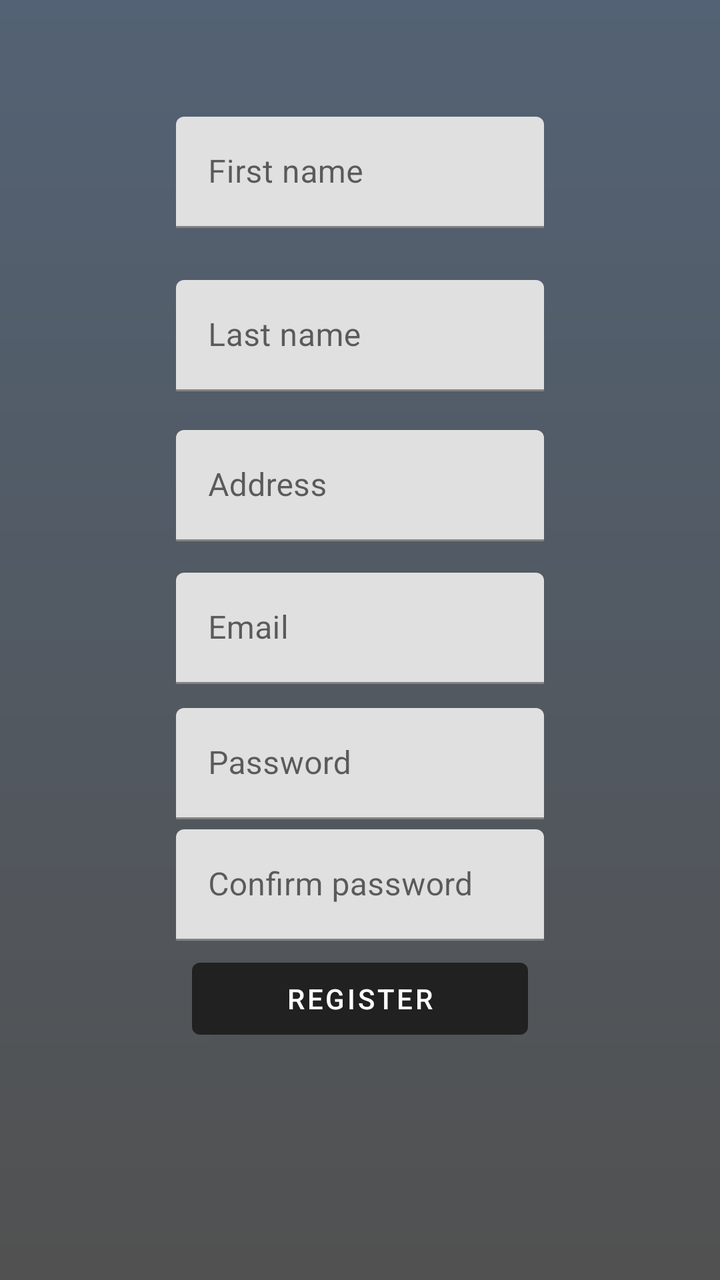
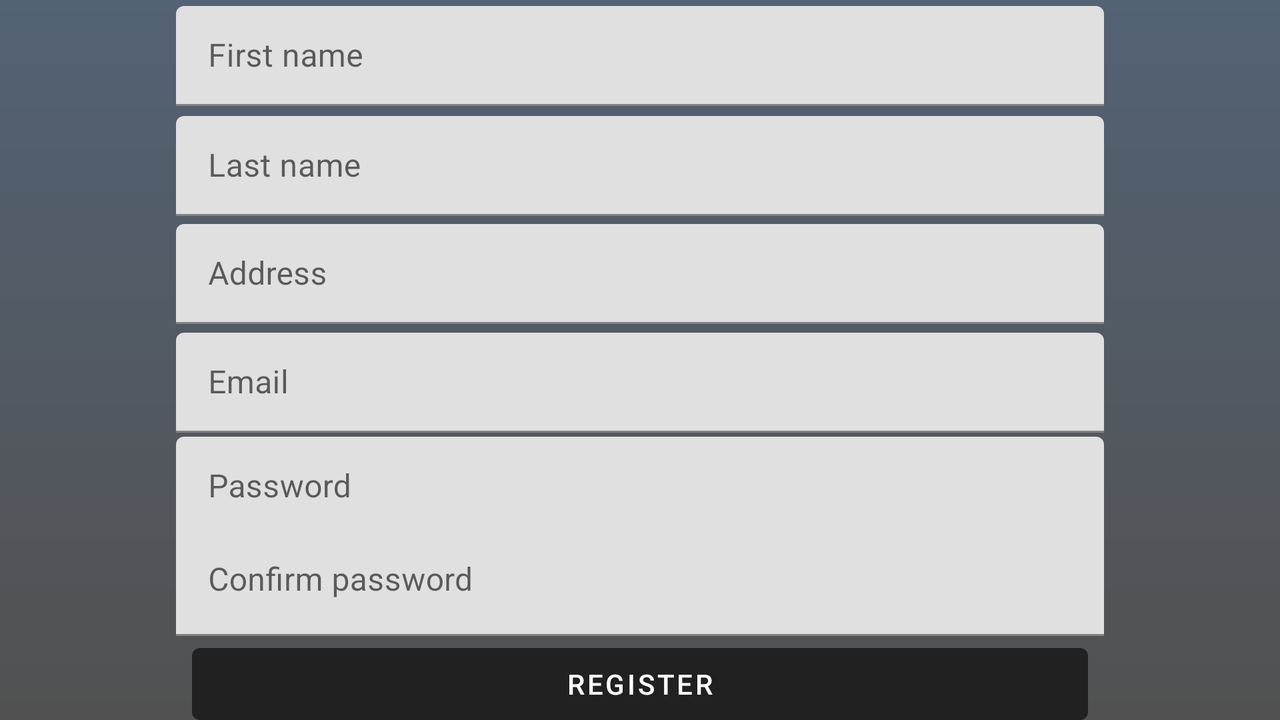

Two renders of one Android screen. The first uses the default layout on a phone; the second uses the alternative layout the repository ships for a different screen configuration, on a matching device. The two XML files are below.
<!-- AndroidManifest.xml: application theme Theme.CardProject -->
<!-- res/layout/fragment_register.xml -->
<?xml version="1.0" encoding="utf-8"?>
<androidx.constraintlayout.widget.ConstraintLayout xmlns:android="http://schemas.android.com/apk/res/android"
    xmlns:app="http://schemas.android.com/apk/res-auto"
    xmlns:tools="http://schemas.android.com/tools"
    android:layout_width="match_parent"
    android:layout_height="match_parent"
    android:background="@drawable/gradient_backgroud"
    tools:context=".ui.auth.RegisterFragment" >

    <com.google.android.material.textfield.TextInputLayout
        android:id="@+id/firstNameInputLayout"
        android:layout_width="0dp"
        android:layout_height="wrap_content"
        android:layout_marginStart="88dp"
        android:layout_marginEnd="88dp"
        app:boxBackgroundMode="filled"
        app:layout_constraintBottom_toBottomOf="parent"
        app:layout_constraintEnd_toEndOf="parent"
        app:layout_constraintHorizontal_bias="1.0"
        app:layout_constraintStart_toStartOf="parent"
        app:layout_constraintTop_toTopOf="parent"
        app:layout_constraintVertical_bias="0.100000024">

        <EditText
            android:id="@+id/registerFirstNameET"
            android:layout_width="match_parent"
            android:layout_height="wrap_content"
            android:layout_weight="1"
            android:ems="10"
            android:hint="@string/first_name"
            android:inputType="text" />
    </com.google.android.material.textfield.TextInputLayout>

    <com.google.android.material.textfield.TextInputLayout
        android:id="@+id/lastNameInputLayout"
        android:layout_width="0dp"
        android:layout_height="wrap_content"
        android:layout_marginStart="88dp"
        android:layout_marginEnd="88dp"
        app:boxBackgroundMode="filled"
        app:layout_constraintBottom_toBottomOf="parent"
        app:layout_constraintEnd_toEndOf="parent"
        app:layout_constraintHorizontal_bias="1.0"
        app:layout_constraintStart_toStartOf="parent"
        app:layout_constraintTop_toBottomOf="@+id/firstNameInputLayout"
        app:layout_constraintVertical_bias="0.055">

        <EditText
            android:id="@+id/registerLastNameET"
            android:layout_width="match_parent"
            android:layout_height="match_parent"
            android:layout_weight="1"
            android:ems="10"
            android:hint="@string/last_name"
            android:inputType="text" />
    </com.google.android.material.textfield.TextInputLayout>

    <com.google.android.material.textfield.TextInputLayout
        android:id="@+id/addressInputLayout"
        android:layout_width="0dp"
        android:layout_height="wrap_content"
        android:layout_marginStart="88dp"
        android:layout_marginEnd="88dp"
        app:boxBackgroundMode="filled"
        app:layout_constraintBottom_toBottomOf="parent"
        app:layout_constraintEnd_toEndOf="parent"
        app:layout_constraintStart_toStartOf="parent"
        app:layout_constraintTop_toBottomOf="@+id/lastNameInputLayout"
        app:layout_constraintVertical_bias="0.050000012">

        <EditText
            android:id="@+id/registerAddressET"
            android:layout_width="match_parent"
            android:layout_height="match_parent"
            android:layout_weight="1"
            android:ems="10"
            android:hint="@string/address"
            android:inputType="text" />
    </com.google.android.material.textfield.TextInputLayout>

    <com.google.android.material.textfield.TextInputLayout
        android:id="@+id/textInputLayout"
        android:layout_width="0dp"
        android:layout_height="wrap_content"
        android:layout_marginStart="88dp"
        android:layout_marginEnd="88dp"
        app:boxBackgroundMode="filled"
        app:layout_constraintBottom_toBottomOf="parent"
        app:layout_constraintEnd_toEndOf="parent"
        app:layout_constraintStart_toStartOf="parent"
        app:layout_constraintTop_toBottomOf="@+id/addressInputLayout"
        app:layout_constraintVertical_bias="0.050000012">

        <EditText
            android:id="@+id/registerEmailET"
            android:layout_width="match_parent"
            android:layout_height="match_parent"
            android:layout_weight="1"
            android:ems="10"
            android:hint="@string/email"
            android:inputType="textEmailAddress" />
    </com.google.android.material.textfield.TextInputLayout>

    <com.google.android.material.textfield.TextInputLayout
        android:id="@+id/textInputLayout3"
        android:layout_width="0dp"
        android:layout_height="wrap_content"
        android:layout_marginStart="88dp"
        android:layout_marginEnd="88dp"
        app:boxBackgroundMode="filled"
        app:layout_constraintBottom_toBottomOf="parent"
        app:layout_constraintEnd_toEndOf="parent"
        app:layout_constraintStart_toStartOf="parent"
        app:layout_constraintTop_toBottomOf="@+id/textInputLayout"
        app:layout_constraintVertical_bias="0.050000012">

        <EditText
            android:id="@+id/registerPasswordET"
            android:layout_width="match_parent"
            android:layout_height="match_parent"
            android:layout_weight="1"
            android:ems="10"
            android:hint="@string/password"
            android:inputType="textPassword" />
    </com.google.android.material.textfield.TextInputLayout>

    <Button
        android:id="@+id/registerBtn"
        android:layout_width="0dp"
        android:layout_height="wrap_content"
        android:layout_marginStart="96dp"
        android:layout_marginEnd="96dp"
        android:text="@string/register"
        app:layout_constraintBottom_toBottomOf="parent"
        app:layout_constraintEnd_toEndOf="parent"
        app:layout_constraintHorizontal_bias="0.0"
        app:layout_constraintStart_toStartOf="parent"
        app:layout_constraintTop_toBottomOf="@+id/textInputLayout3"
        app:layout_constraintVertical_bias="0.36" />

    <com.google.android.material.textfield.TextInputLayout
        android:layout_width="0dp"
        android:layout_height="wrap_content"
        android:hint="@string/confirm_password"
        app:boxBackgroundMode="filled"
        app:layout_constraintBottom_toTopOf="@+id/registerBtn"
        app:layout_constraintEnd_toEndOf="@+id/textInputLayout3"
        app:layout_constraintStart_toStartOf="@+id/textInputLayout3"
        app:layout_constraintTop_toBottomOf="@+id/textInputLayout3">

        <EditText
            android:id="@+id/registerConfirmPasswordET"
            android:layout_width="match_parent"
            android:layout_height="match_parent"
            android:layout_weight="1"
            android:ems="10"
            android:inputType="textPassword" />
    </com.google.android.material.textfield.TextInputLayout>

</androidx.constraintlayout.widget.ConstraintLayout>
<!-- resources referenced by this layout -->
<resources>
  <!-- drawable gradient_backgroud (drawable) -->
  <?xml version="1.0" encoding="utf-8"?>
  <shape xmlns:android="http://schemas.android.com/apk/res/android">
  
      <gradient
          android:type="linear"
          android:angle="90"
          android:startColor="#515151"
          android:endColor="#536274"
          />
  </shape>
  <string name="address">Address</string>
  <string name="confirm_password">Confirm password</string>
  <string name="email">Email</string>
  <string name="first_name">First name</string>
  <string name="last_name">Last name</string>
  <string name="password">Password</string>
  <string name="register">Register</string>
  <style name="Theme.CardProject" parent="Base.Theme.CardProject" />
  <style name="Base.Theme.CardProject" parent="Theme.MaterialComponents.DayNight.DarkActionBar">
          
          
      </style>
</resources>
<!-- res/layout-w600dp/fragment_register.xml (the repository's variant of the layout above) -->
<!-- drawn on the phone turned sideways -->
<?xml version="1.0" encoding="utf-8"?>
<androidx.constraintlayout.widget.ConstraintLayout xmlns:android="http://schemas.android.com/apk/res/android"
    xmlns:app="http://schemas.android.com/apk/res-auto"
    xmlns:tools="http://schemas.android.com/tools"
    android:layout_width="match_parent"
    android:layout_height="match_parent"
    android:background="@drawable/gradient_backgroud">

    <com.google.android.material.textfield.TextInputLayout
        android:id="@+id/firstNameInputLayout"
        android:layout_width="0dp"
        android:layout_height="50dp"
        android:layout_marginStart="88dp"
        android:layout_marginEnd="88dp"
        app:boxBackgroundMode="filled"
        app:layout_constraintBottom_toBottomOf="parent"
        app:layout_constraintEnd_toEndOf="parent"
        app:layout_constraintHorizontal_bias="1.0"
        app:layout_constraintStart_toStartOf="parent"
        app:layout_constraintTop_toTopOf="parent"
        app:layout_constraintVertical_bias="0.00999999">

        <EditText
            android:id="@+id/registerFirstNameET"
            android:layout_width="match_parent"
            android:layout_height="wrap_content"
            android:layout_weight="1"
            android:ems="10"
            android:hint="@string/first_name"
            android:inputType="text" />
    </com.google.android.material.textfield.TextInputLayout>

    <com.google.android.material.textfield.TextInputLayout
        android:id="@+id/lastNameInputLayout"
        android:layout_width="0dp"
        android:layout_height="50dp"
        android:layout_marginStart="88dp"
        android:layout_marginEnd="88dp"
        app:boxBackgroundMode="filled"
        app:layout_constraintBottom_toBottomOf="parent"
        app:layout_constraintEnd_toEndOf="parent"
        app:layout_constraintHorizontal_bias="1.0"
        app:layout_constraintStart_toStartOf="parent"
        app:layout_constraintTop_toBottomOf="@+id/firstNameInputLayout"
        app:layout_constraintVertical_bias="0.02">

        <EditText
            android:id="@+id/registerLastNameET"
            android:layout_width="match_parent"
            android:layout_height="match_parent"
            android:layout_weight="1"
            android:ems="10"
            android:hint="@string/last_name"
            android:inputType="text" />
    </com.google.android.material.textfield.TextInputLayout>

    <com.google.android.material.textfield.TextInputLayout
        android:id="@+id/addressInputLayout"
        android:layout_width="0dp"
        android:layout_height="50dp"
        android:layout_marginStart="88dp"
        android:layout_marginEnd="88dp"
        app:boxBackgroundMode="filled"
        app:layout_constraintBottom_toBottomOf="parent"
        app:layout_constraintEnd_toEndOf="parent"
        app:layout_constraintStart_toStartOf="parent"
        app:layout_constraintTop_toBottomOf="@+id/lastNameInputLayout"
        app:layout_constraintVertical_bias="0.02">

        <EditText
            android:id="@+id/registerAddressET"
            android:layout_width="match_parent"
            android:layout_height="match_parent"
            android:layout_weight="1"
            android:ems="10"
            android:hint="@string/address"
            android:inputType="text" />
    </com.google.android.material.textfield.TextInputLayout>

    <com.google.android.material.textfield.TextInputLayout
        android:id="@+id/textInputLayout"
        android:layout_width="0dp"
        android:layout_height="50dp"
        android:layout_marginStart="88dp"
        android:layout_marginEnd="88dp"
        app:boxBackgroundMode="filled"
        app:layout_constraintBottom_toBottomOf="parent"
        app:layout_constraintEnd_toEndOf="parent"
        app:layout_constraintStart_toStartOf="parent"
        app:layout_constraintTop_toBottomOf="@+id/addressInputLayout"
        app:layout_constraintVertical_bias="0.029">

        <EditText
            android:id="@+id/registerEmailET"
            android:layout_width="match_parent"
            android:layout_height="match_parent"
            android:layout_weight="1"
            android:ems="10"
            android:hint="@string/email"
            android:inputType="textEmailAddress" />
    </com.google.android.material.textfield.TextInputLayout>

    <com.google.android.material.textfield.TextInputLayout
        android:id="@+id/textInputLayout3"
        android:layout_width="0dp"
        android:layout_height="50dp"
        android:layout_marginStart="88dp"
        android:layout_marginEnd="88dp"
        app:boxBackgroundMode="filled"
        app:layout_constraintBottom_toBottomOf="parent"
        app:layout_constraintEnd_toEndOf="parent"
        app:layout_constraintStart_toStartOf="parent"
        app:layout_constraintTop_toBottomOf="@+id/textInputLayout"
        app:layout_constraintVertical_bias="0.02">

        <EditText
            android:id="@+id/registerPasswordET"
            android:layout_width="match_parent"
            android:layout_height="match_parent"
            android:layout_weight="1"
            android:ems="10"
            android:hint="@string/password"
            android:inputType="textPassword" />
    </com.google.android.material.textfield.TextInputLayout>

    <Button
        android:id="@+id/registerBtn"
        android:layout_width="0dp"
        android:layout_height="wrap_content"
        android:layout_marginStart="96dp"
        android:layout_marginEnd="96dp"
        android:text="@string/register"
        app:layout_constraintBottom_toBottomOf="parent"
        app:layout_constraintEnd_toEndOf="parent"
        app:layout_constraintHorizontal_bias="0.0"
        app:layout_constraintStart_toStartOf="parent"
        app:layout_constraintTop_toBottomOf="@+id/textInputLayout5" />

    <com.google.android.material.textfield.TextInputLayout
        android:id="@+id/textInputLayout5"
        android:layout_width="0dp"
        android:layout_height="wrap_content"
        android:hint="@string/confirm_password"
        app:boxBackgroundMode="filled"
        app:layout_constraintBottom_toTopOf="@+id/registerBtn"
        app:layout_constraintEnd_toEndOf="@+id/textInputLayout3"
        app:layout_constraintStart_toStartOf="@+id/textInputLayout3"
        app:layout_constraintTop_toBottomOf="@+id/textInputLayout3"
        app:layout_constraintVertical_bias="0.73">

        <EditText
            android:id="@+id/registerConfirmPasswordET"
            android:layout_width="match_parent"
            android:layout_height="match_parent"
            android:layout_weight="1"
            android:ems="10"
            android:inputType="textPassword" />
    </com.google.android.material.textfield.TextInputLayout>
</androidx.constraintlayout.widget.ConstraintLayout>
